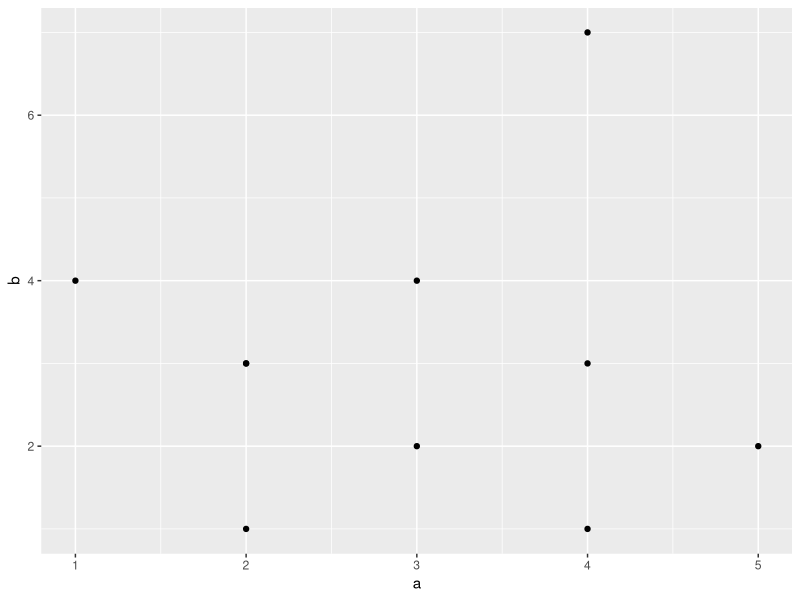
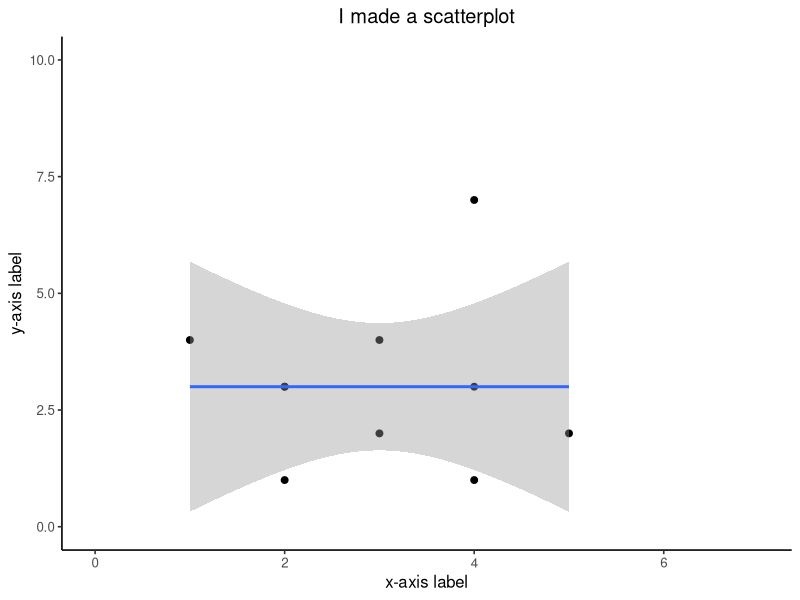
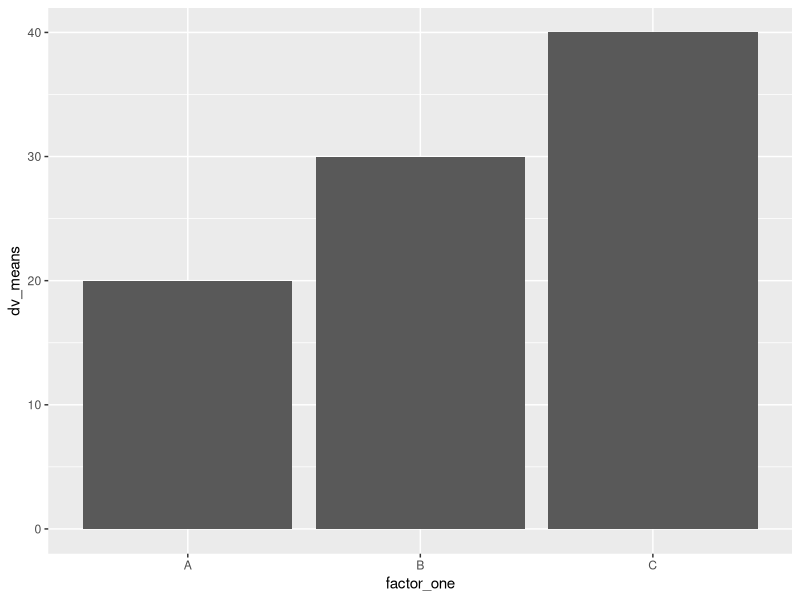
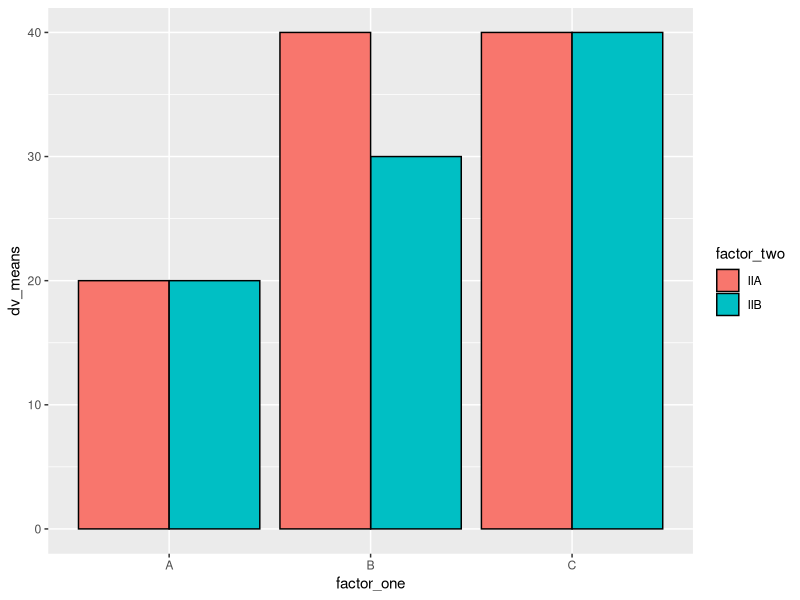
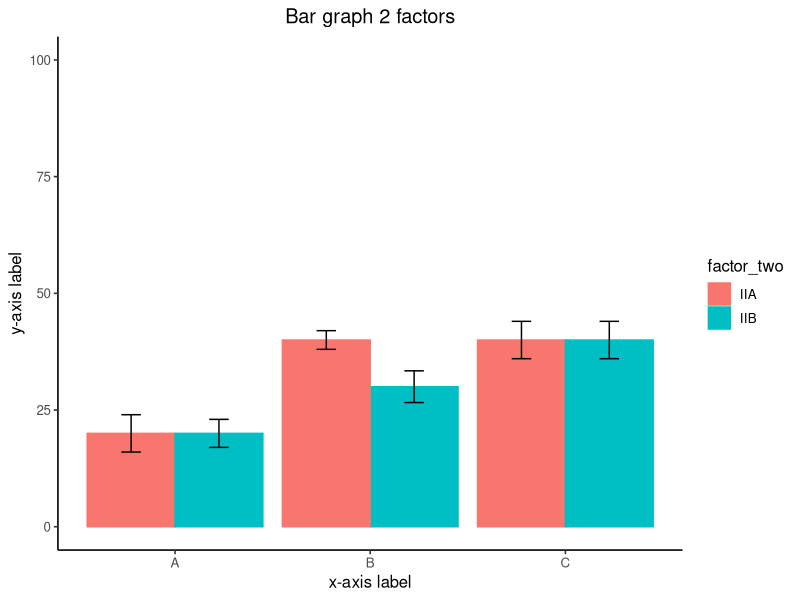
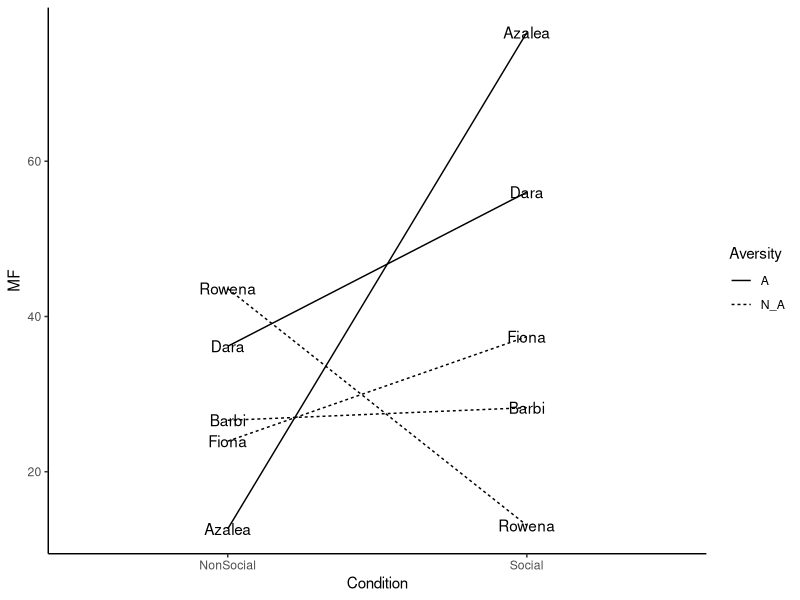
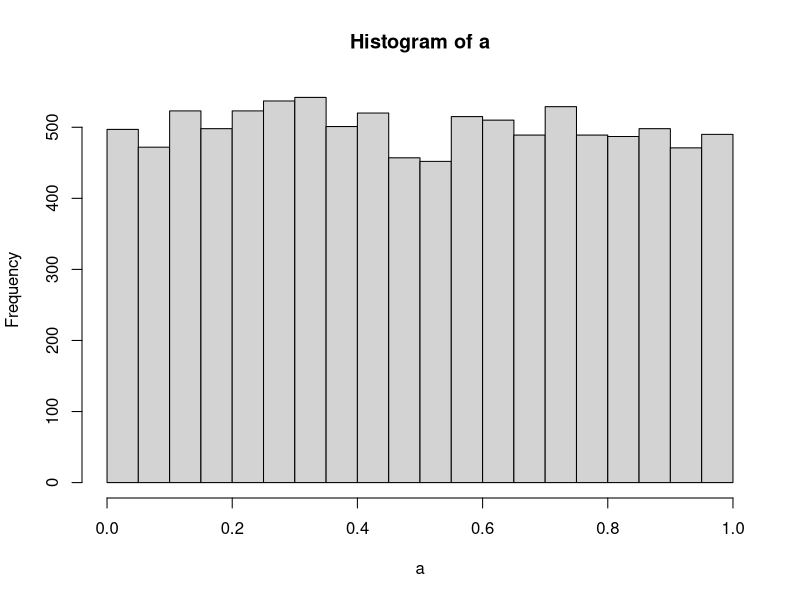
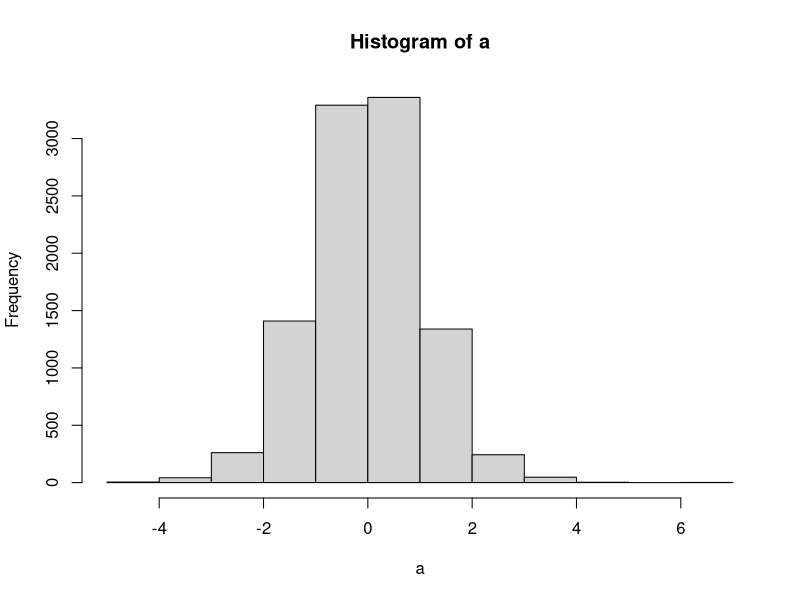

Write the R code that produced these figures, in order.
## ---- chunk 1
knitr::opts_chunk$set(message=FALSE,warning=FALSE, cache=TRUE)
## ---- chunk 2
a<- 1
b<-"Hello World"
d<-"3"
print(a)

class(d)

vector<- c(1,2,3,4,5,6,7,8)
vector[2:4]
vector[c(2,2,2,2,2)]
vector[vector <6] # show the numbers less than 7
vector[vector>=6] # greater or equal to 6
vector[vector!=4] # show numbers that are not 5

vector[8]<-3000 # put 3000 in the place of 8th number
vector

vector[1:2] <- 10

class(vector)
vector[7]<- "j" # put a number in the 7th place in the vector

vector

a<-c("1","2","3")
class(a)
b<- a
class(b)
as.numeric(b) # store charecters 123 as a number

a<- "ljjasjdflsjasf;lasdjflk;asdjfl;asdjfl"
strsplit(a,split="") # if you had a paragraph and you wanted to split the paragraph or put a period in R

a[1]

b[(1)][5]

example_list <- list(a=11, b=4, d=c(1,2,3,4))
example_list


data.frame() # particular way of structuring data


f<- matrix(0,nrow = 5, ncol = 3) # creating 5 rows and 3 columns

first_names <- c("asdf", "Asdfasd","asdfasdf")
ages<-c(3343,23122,67456)
grades<-c(89,56,99)

everybody <- data.frame(first_names,ages,grades)

everybody$ages[2] <- 12
## ---- chunk 3
data1 <- c(1,2,3)
data1[1]
data1[-1]

## ---- chunk 4
add_one <- function(x){
  return(x+1)
}
  add_one(9)


## ---- chunk 5
add_one <- function(x) return(x+1)

  add_one(7)


## ---- chunk 6
roll_dice <- function(x){
  return(sample(1:6,1))

}
  roll_dice()

## ---- chunk 7
x <- c(1,2,3)
my_sum <- function(x){  # this is declaring a funtion
  get_sum<-sum(x)
  return(get_sum)
}
# to declare a variable
  a <- c(1,2,3)
## ---- chunk 8
ranged_mean  <- function(x, min_val, max_val){
  restricted_values <- x[x>min_val & x < max_val]
  return(mean(restricted_values))

}
  some_numbers <-c(3,4,3,2,3,4,5,6,7,8,8,8,9,8)
  ranged_mean(some_numbers,3,9)

## ---- chunk 9
Names <- c("Peter", "Paul", "Mary",NA)
Ages <- c(100,120,90, 80)
Sex <- c("M","M","F",NA)

my_dataframe <- data.frame(Names,Ages,Sex) # start adding things in the perenthesis
## ---- chunk 10
library(ggplot2)
a <- c(1,2,3,2,3,4,5,4, 4, 2)
b <- c(4,3,4,3,2,1,2,3, 7, 1)
plot_df <- data.frame(a,b)
ggplot(plot_df, aes(x=a,y=b))+
  geom_point() # connect the data to diff parts of the graph
  
# basic scatterplot
#ggplot(plot_df, aes(x=a,y=b))+
 # geom_point()  

## ---- chunk 11
ggplot(NULL, aes(x=a,y=b))+
  geom_point(size=2)+
  geom_smooth(method=lm)+ # this is linear regression line
  coord_cartesian(xlim=c(0,7),ylim=c(0,10))+ # if you want to increase a range
  xlab("x-axis label")+ # change a name of x axis
  ylab("y-axis label")+
  ggtitle("I made a scatterplot")+ # add a title
  theme_classic(base_size=12)+ # classic background; base size is the size of the font from 12 to whatever
  theme(plot.title = element_text(hjust = 0.5))
## ---- chunk 12
factor_one <- as.factor(c("A","B","C"))
dv_means <- c(20,30,40)
dv_SEs   <- c(4,3.4,4)
plot_df <- data.frame(factor_one,
                      dv_means,
                      dv_SEs)
ggplot(plot_df, aes(x=factor_one,y=dv_means))+ # what do you want to go into x and y axis
  geom_bar(stat="identity")

## ---- chunk 13
factor_one <- rep(as.factor(c("A","B","C")),2) # this 2 means repeat ABC twice
factor_two <- rep(as.factor(c("IIA","IIB")),3)
dv_means <- c(20,30,40,20,40,40)
dv_SEs   <- c(4,3.4,4,3,2,4)
plot_df <- data.frame(factor_one,
                      factor_two,
                      dv_means,
                      dv_SEs)

# basic bar graph

ggplot(plot_df, aes(x=factor_one,y=dv_means, # aestetics definition has gotten 
                    group=factor_two, 
                   # color=factor_two))+  # color here means the border collor
                    fill=factor_two))+
  geom_bar(stat="identity", 
           position="dodge",
           color="black")
## ---- chunk 14
ggplot(plot_df, aes(x=factor_one,y=dv_means,
                    group=factor_two,
                    color=factor_two,
                    fill=factor_two))+
  geom_bar(stat="identity", position="dodge")+
  geom_errorbar(aes(ymin=dv_means-dv_SEs,
                    ymax=dv_means+dv_SEs),
                position=position_dodge(width=0.9),
                width=.2,
                color="black")+
  coord_cartesian(ylim=c(0,100))+
  xlab("x-axis label")+
  ylab("y-axis label")+
  ggtitle("Bar graph 2 factors")+
  theme_classic(base_size=12)+
  theme(plot.title = element_text(hjust = 0.5))

## ---- chunk 15
Names <-rep(c("Dara", "Azalea", "Barbi", "Rowena", "Fiona"),each=2)
MF <- rnorm(10,45,25) # 10 is the number of numbers you want, and 45 to 25 is the range
Condition <- rep(c("Social","NonSocial"),5)
Aversity <- rep(c("A","N_A" ),times=c(4,6))
  plot_df <- data.frame(Names, MF, Condition, Aversity)
  
  ggplot(plot_df, aes(x=Condition, y=MF, group=Names, linetype=Aversity))+
    geom_line()+
    geom_text(label=Names)+
    theme_classic()


## ---- chunk 16
library(dplyr)
df <- starwars


## ---- chunk 17
df[df$name=="Luke Skywalker",] # find luke's row and give me all of the columns of the skywalker
df[df$height >180,]
## ---- chunk 18
dim(df) #c(number of rows, number of columns)

df <-cbind(df, random_number=runif(dim(df)[1],0,1))
## ---- chunk 19
library(dplyr)
new_df <- df %>% # adding things on
  filter(height > 100) %>%
  group_by(homeworld) %>% 
  summarise(mean_birth_year = mean (birth_year, na.rm = TRUE))
  
## ---- chunk 20
View (new_df)
new_df <- df %>%
  filter(height >120,
         height <180,
         birth_year >20)
  
## ---- chunk 21
new_df <- df %>%
  filter(gender =="male")
  
## ---- chunk 22
new_df <- df %>%
  group_by(hair_color) %>%
  summarise(counts=length(name))
  
## ---- chunk 23
x <- c(1,2,3,4,5,2,4,7,4,9)
t.test(x, mu=2)
## ---- chunk 24
x <- c(1,2,3,4,5,2,4,7,4,9)
t.test(x, mu=2, alternative = "two.sided")
## ---- chunk 25
x <- c(1,2,3,4,5,2,4,7,4,9)
t.test(x, mu=2, alternative = "greater")
## ---- chunk 26
x <- c(1,2,3,4,5,2,4,7,4,9)
y <- c(3,2,5,4,3,2,5,6,7,8)
t.test(x, y, paired=TRUE)
## ---- chunk 27
a <- replicate(10000,t.test(rnorm(10,0,1),rnorm(10,0,1))$p.value)
hist(a)
## ---- chunk 28
a <- replicate(10000,t.test(rnorm(10,0,1),rnorm(10,0,1))$statistic)
hist(a)
## ---- chunk 29
A <- c(1,2,3,4,5,6,7,8,9,10)
B <- c(2,4,6,8,10,12,14,16,18,20)

all <- c(A,B) 

mean_difference <- c()
for(i in 1:10000){
  shuffle <- sample(all)
  newA <- shuffle[1:10] # first ten num put in a new A
  newB <- shuffle[11:20] # the next ten nums
  mean_difference[i] <- mean(newB)-mean(newA) # sizes of mean diff we could have done if we assigned people randomly
}

observed <- mean(B)-mean(A)
length(mean_difference[mean_difference >= observed])/10000 # how many means fall within

